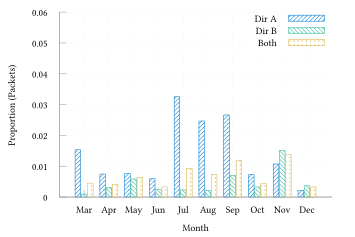

gnuplot code for this plot:
set terminal tikz standalone color size 9cm,6cm font '\scriptsize' preamble '\usepackage{microtype} \usepackage{libertinus} \usepackage{libertinust1math} \usepackage[binary-units, per-mode=symbol]{siunitx}\sisetup{detect-all} \newcommand{\approachshort}{OPaL} \newcommand{\Coopfw}{CoOp} \newcommand{\coopfw}{\Coopfw} \newcommand{\Indfw}{Ind} \newcommand{\indfw}{\Indfw}'
set output "quic-monthly.tex"

load "gnuplot-palettes/parula.pal"

set boxwidth 0.9
set style data histogram
set style histogram cluster gap 1
set style fill solid border
set datafile separator ","
unset colorbox

set xlabel "Month"
set ylabel "Proportion (Packets)"

set yrange [0.0:0.06]
set key at 10,0.06

plot '../results/dirA-1.csv' u 20: xtic(1) title "Dir A" lc palette frac 0.25 fill pattern 1, \
     '../results/dirB-1.csv' u 20 title "Dir B" lc palette frac 0.5 fill pattern 2, \
     '../results/biDir-1.csv' u 20 title "Both" lc palette frac 0.75 fill pattern 7
